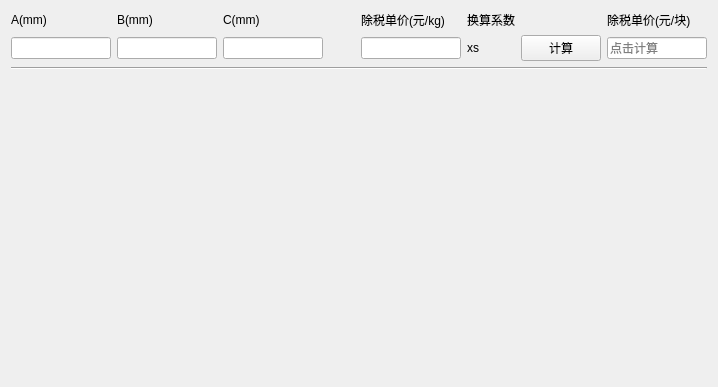
      <widget class="QWidget" name="page_3">
       <layout class="QGridLayout" name="gridLayout_3">
        <item row="2" column="2">
         <widget class="QLineEdit" name="lineEdit_6">
          <property name="maximumSize">
           <size>
            <width>100</width>
            <height>16777215</height>
           </size>
          </property>
         </widget>
        </item>
        <item row="2" column="0">
         <widget class="QLineEdit" name="lineEdit_4">
          <property name="maximumSize">
           <size>
            <width>100</width>
            <height>16777215</height>
           </size>
          </property>
         </widget>
        </item>
        <item row="0" column="2">
         <widget class="QLabel" name="label_10">
          <property name="text">
           <string>C(mm)</string>
          </property>
         </widget>
        </item>
        <item row="0" column="0">
         <widget class="QLabel" name="label_8">
          <property name="text">
           <string>A(mm)</string>
          </property>
         </widget>
        </item>
        <item row="5" column="0" colspan="9">
         <widget class="Line" name="line_2">
          <property name="orientation">
           <enum>Qt::Horizontal</enum>
          </property>
         </widget>
        </item>
        <item row="0" column="1">
         <widget class="QLabel" name="label_9">
          <property name="text">
           <string>B(mm)</string>
          </property>
         </widget>
        </item>
        <item row="2" column="1">
         <widget class="QLineEdit" name="lineEdit_5">
          <property name="maximumSize">
           <size>
            <width>100</width>
            <height>16777215</height>
           </size>
          </property>
         </widget>
        </item>
        <item row="2" column="8">
         <widget class="QLineEdit" name="lineEdit_8">
          <property name="maximumSize">
           <size>
            <width>100</width>
            <height>16777215</height>
           </size>
          </property>
          <property name="placeholderText">
           <string>点击计算</string>
          </property>
         </widget>
        </item>
        <item row="0" column="8">
         <widget class="QLabel" name="label_13">
          <property name="text">
           <string>除税单价(元/块)</string>
          </property>
         </widget>
        </item>
        <item row="2" column="7">
         <widget class="QPushButton" name="pushButton_2">
          <property name="maximumSize">
           <size>
            <width>100</width>
            <height>16777215</height>
           </size>
          </property>
          <property name="text">
           <string>计算</string>
          </property>
         </widget>
        </item>
        <item row="2" column="6">
         <widget class="QLabel" name="label_14">
          <property name="maximumSize">
           <size>
            <width>100</width>
            <height>16777215</height>
           </size>
          </property>
          <property name="text">
           <string>xs</string>
          </property>
         </widget>
        </item>
        <item row="0" column="6">
         <widget class="QLabel" name="label_12">
          <property name="text">
           <string>换算系数</string>
          </property>
         </widget>
        </item>
        <item row="2" column="5">
         <widget class="QLineEdit" name="lineEdit_7">
          <property name="maximumSize">
           <size>
            <width>100</width>
            <height>16777215</height>
           </size>
          </property>
          <property name="text">
           <string/>
          </property>
         </widget>
        </item>
        <item row="0" column="5">
         <widget class="QLabel" name="label_11">
          <property name="text">
           <string>除税单价(元/kg)</string>
          </property>
         </widget>
        </item>
        <item row="6" column="4">
         <spacer name="verticalSpacer_2">
          <property name="orientation">
           <enum>Qt::Vertical</enum>
          </property>
          <property name="sizeHint" stdset="0">
           <size>
            <width>20</width>
            <height>306</height>
           </size>
          </property>
         </spacer>
        </item>
       </layout>
      </widget>
